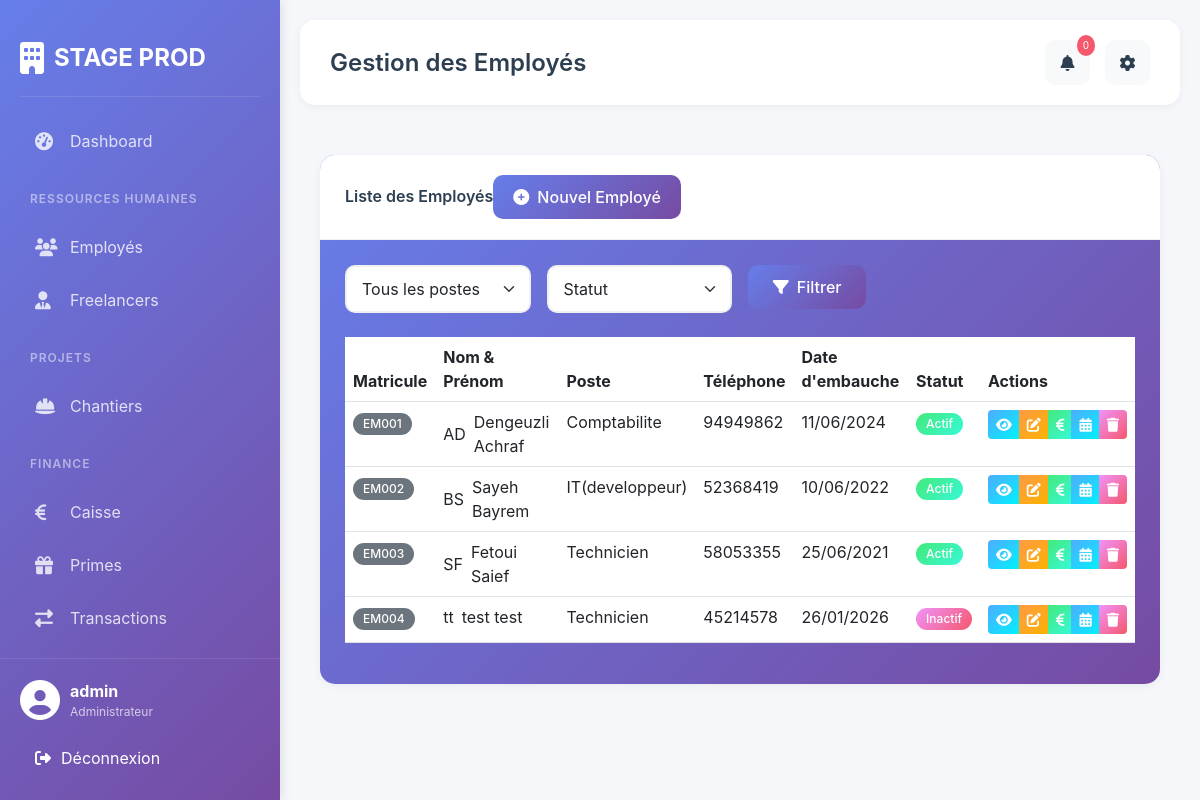
The page /employes/ (signed in) on the database as committed earlier.
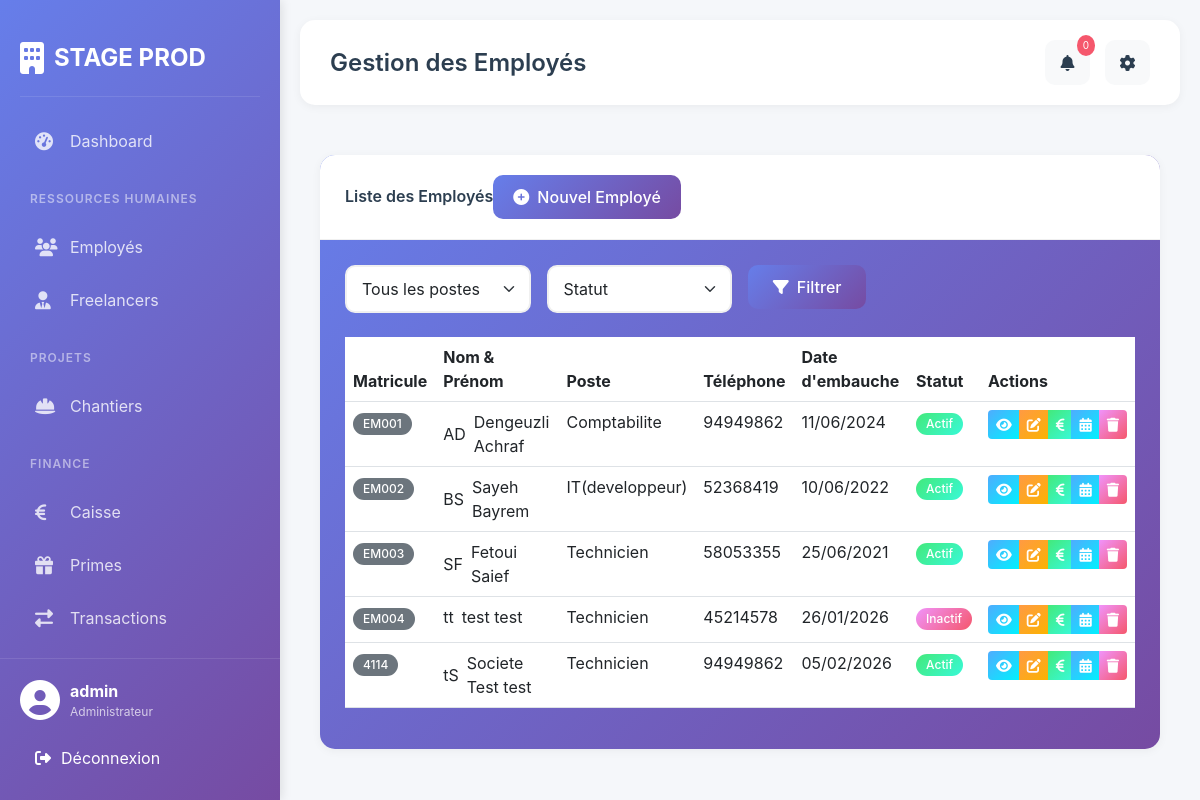
The same page on the database as committed later.
### gestion/models.py (models this page shows, shortened)
class Employe(models.Model):
    TYPE_CONTRAT_CHOICES = [
        ('CDI', 'CDI'),
        ('CDD', 'CDD'),
        ('INTERIM', 'Intérim'),
        ('STAGE', 'Stage'),
    ]
    POSTE_CHOICES = [
        ('TECHNICIEN', 'Technicien'),
        ('AUTRE', 'Autre (à préciser)'),
    ]
    matricule = models.CharField(max_length=20, unique=True)
    nom = models.CharField(max_length=100)
    prenom = models.CharField(max_length=100)
    cin = models.CharField(max_length=20, unique=True)
    adresse = models.TextField()
    telephone = models.CharField(max_length=20)
    date_naissance = models.DateField()
    date_embauche = models.DateField()
    poste_choice = models.CharField(
        max_length=20,
        choices=POSTE_CHOICES,
        default='TECHNICIEN',
        verbose_name="Type de poste"
    )
    poste_autre = models.CharField(
        max_length=100,
        blank=True,
        null=True,
        verbose_name="Autre poste (précisez)"
    )
    type_contrat = models.CharField(max_length=20, choices=TYPE_CONTRAT_CHOICES)
    salaire_base = models.DecimalField(max_digits=10, decimal_places=2)
    actif = models.BooleanField(default=True)
    photo = models.ImageField(upload_to='employes/', blank=True, null=True)

### gestion/views.py (the view)
# urls.py: path('employes/', views.liste_employes, name='liste_employes'),
@login_required
def liste_employes(request):
    employes = Employe.objects.all()
    poste_filter = request.GET.get('poste')
    actif_filter = request.GET.get('actif')
    if poste_filter:
        employes = employes.filter(poste_id=poste_filter)
    if actif_filter:
        employes = employes.filter(actif=(actif_filter == 'true'))
    context = {
        'employes': employes,
        'postes': Poste.objects.all(),
    }
    return render(request, 'employees/liste_employes.html', context)

### templates/employees/liste_employes.html (shortened to what this page needs)
{% extends 'base.html' %}
{% block page_title %}Gestion des Employés{% endblock %}
{% block content %}
<div class="card" style="background: linear-gradient(135deg, #667eea 0%, #764ba2 100%);">
    <div class="card-header">
        <div class="d-flex justify-content-between align-items-center">
            <h5 class="mb-0">Liste des Employés</h5>
            <a href="{% url 'ajouter_employe' %}" class="btn btn-primary">
                <i class="fas fa-plus-circle me-2"></i>Nouvel Employé
            </a>
        </div>
    </div>
    <div class="card-body">
        <div class="filters mb-4">
            <form method="get" class="row g-3">
                <div class="col-md-3">
                    <select name="poste" class="form-select">
                        <option value="">Tous les postes</option>
                    </select>
                </div>
                <div class="col-md-3">
                    <select name="actif" class="form-select">
                        <option value="">Statut</option>
                    </select>
                </div>
                <div class="col-md-2">
                    <button type="submit" class="btn btn-primary w-100">
                        <i class="fas fa-filter me-2"></i>Filtrer
                    </button>
                </div>
            </form>
        </div>
        <div class="table-responsive">
            <table class="table table-hover">
                <thead>
                    <tr>
                        <th>Matricule</th>
                        <th>Nom & Prénom</th>
                        <th>Poste</th>
                        <th>Téléphone</th>
                        <th>Date d'embauche</th>
                        <th>Statut</th>
                        <th>Actions</th>
                    </tr>
                </thead>
                <tbody>
                    {% for employe in employes %}
                    <tr>
                        <td><span class="badge bg-secondary">{{ employe.matricule }}</span></td>
                        <td>
                            <div class="d-flex align-items-center">
                                <div class="avatar-sm me-2">
                                    {% if employe.photo %}
                                    <img src="{{ employe.photo.url }}" class="rounded-circle" width="40" height="40">
                                    {% else %}
                                    <div class="avatar-placeholder-sm">
                                        {{ employe.prenom|first }}{{ employe.nom|first }}
                                    </div>
                                    {% endif %}
                                </div>
                                {{ employe.nom }} {{ employe.prenom }}
                            </div>
                        </td>
                        <td>
    {% if employe.poste_choice == 'AUTRE' %}
        {{ employe.poste_autre }}
    {% else %}
        {{ employe.get_poste_choice_display }}
    {% endif %}
</td>
                        <td>{{ employe.telephone }}</td>
                        <td>{{ employe.date_embauche|date:"d/m/Y" }}</td>
                        <td>
                            {% if employe.actif %}
                            <span class="badge bg-success">Actif</span>
                            {% else %}
                            <span class="badge bg-danger">Inactif</span>
                            {% endif %}
                        </td>
                        <td>
                            <div class="btn-group">
                                <a href="{% url 'detail_employe' employe.pk %}" class="btn btn-sm btn-info" title="Voir">
                                    <i class="fas fa-eye"></i>
                                </a>
                                <a href="{% url 'modifier_employe' employe.pk %}" class="btn btn-sm btn-warning" title="Modifier">
                                    <i class="fas fa-edit"></i>
                                </a>
                                <a href="{% url 'ajouter_avance' employe.pk %}" class="btn btn-sm btn-success" title="Avance">
                                    <i class="fas fa-euro-sign"></i>
                                </a>
                               <a href="{% url 'planning_simple' employe.pk %}" class="btn btn-sm btn-info" title="Planning">
    <i class="fas fa-calendar-alt"></i>
</a>
                                <button type="button" class="btn btn-sm btn-danger" title="Supprimer"
                onclick="confirmDelete('{{ employe.pk }}', '{{ employe.nom }} {{ employe.prenom }}')">
            <i class="fas fa-trash"></i>
        </button>
                            </div>
                        </td>
                    </tr>
                    {% endfor %}
                </tbody>
            </table>
        </div>
    </div>
</div>
{% endblock %}

### templates/base.html (shortened to what this page needs)
<!doctype html>
<html lang="fr">
  <head>
    <link
      href="https://cdn.jsdelivr.net/npm/bootstrap@5.3.0/dist/css/bootstrap.min.css"
      rel="stylesheet"
    />
    <link
      rel="stylesheet"
      href="https://cdnjs.cloudflare.com/ajax/libs/font-awesome/6.4.0/css/all.min.css"
    />
    {% load static %}
    <link rel="stylesheet" href="{% static 'css/style.css' %}" />
  </head>
  <body>
    <div class="sidebar">
      <div class="sidebar-brand">
        <i class="fas fa-building"></i>
        <span>STAGE PROD</span>
      </div>
      <div class="sidebar-menu">
        <div
          class="menu-item {% if request.resolver_match.url_name == 'dashboard' %}active{% endif %}"
        >
          <a href="{% url 'dashboard' %}">
            <i class="fas fa-tachometer-alt"></i>
            <span>Dashboard</span>
          </a>
        </div>
        <div class="menu-divider">Ressources Humaines</div>
        <div class="menu-item">
          <a href="{% url 'liste_employes' %}">
            <i class="fas fa-users"></i>
            <span>Employés</span>
          </a>
        </div>
        <div class="menu-item">
          <a href="{% url 'liste_freelancers' %}">
            <i class="fas fa-user-tie"></i>
            <span>Freelancers</span>
          </a>
        </div>
        <div class="menu-divider">Projets</div>
        <div class="menu-item">
          <a href="{% url 'liste_chantiers' %}">
            <i class="fas fa-hard-hat"></i>
            <span>Chantiers</span>
          </a>
        </div>
        <div class="menu-divider">Finance</div>
        <div class="menu-item">
          <a href="{% url 'finance_dashboard' %}">
            <i class="fas fa-euro-sign"></i>
            <span>Caisse</span>
          </a>
        </div>
        <div class="menu-item">
          <a href="{% url 'liste_primes' %}">
            <i class="fas fa-gift"></i>
            <span>Primes</span>
          </a>
        </div>
        <div class="menu-item">
          <a href="{% url 'liste_transactions' %}">
            <i class="fas fa-exchange-alt"></i>
            <span>Transactions</span>
          </a>
        </div>
      </div>
      <div class="sidebar-footer">
        <div class="user-info">
          <i class="fas fa-user-circle"></i>
          <div>
            <strong>{{ user.username }}</strong>
            <small>Administrateur</small>
          </div>
        </div>
        <form method="post" action="{% url 'logout' %}" style="display: inline">
          <button
            type="submit"
            class="logout-btn"
            style="
              width: 100%;
              border: none;
              background: none;
              padding: 10px 15px;
              color: white;
              text-align: left;
              cursor: pointer;
            "
          >
            <i class="fas fa-sign-out-alt"></i>
            Déconnexion
          </button>
        </form>
      </div>
    </div>
    <div class="main-content">
      <div class="top-header">
        <div class="header-title">
          {% block page_title %}Dashboard{% endblock %}
        </div>
        <div class="header-actions">
          <div class="dropdown">
            <button
              class="btn btn-light position-relative"
              type="button"
              id="notificationDropdown"
              data-bs-toggle="dropdown"
              aria-expanded="false"
            >
              <i class="fas fa-bell"></i>
              <span class="notification-badge" id="notificationCount">0</span>
            </button>
          </div>
          <div class="dropdown">
            <button
              class="btn btn-light"
              type="button"
              id="settingsDropdown"
              data-bs-toggle="dropdown"
              aria-expanded="false"
            >
              <i class="fas fa-cog"></i>
            </button>
          </div>
        </div>
      </div>
      <div class="content">{% block content %}{% endblock %}</div>
    </div>
  </body>
</html>

### static/css/style.css (style rules this page uses)
:root { --primary-color: #667eea; --secondary-color: #764ba2; --success-color: #43e97b; --danger-color: #f5576c; --warning-color: #ff9a44; --info-color: #4facfe; --dark: #2c3e50; --light: #f8f9fa; }
* { margin: 0; padding: 0; box-sizing: border-box; }
body { font-family: 'Inter', sans-serif; background: #f5f7fa; display: flex; min-height: 100vh; }
.sidebar { width: 280px; background: linear-gradient(135deg, #667eea 0%, #764ba2 100%); color: white; position: fixed; height: 100vh; left: 0; top: 0; overflow-y: auto; padding: 20px; box-shadow: 2px 0 10px rgba(0,0,0,0.1); z-index: 1000; }
.sidebar-brand { display: flex; align-items: center; gap: 10px; font-size: 24px; font-weight: 700; padding: 20px 0; border-bottom: 1px solid rgba(255,255,255,0.1); margin-bottom: 20px; }
.sidebar-brand i { font-size: 32px; }
.sidebar-menu { display: flex; flex-direction: column; gap: 5px; }
.menu-divider { font-size: 12px; text-transform: uppercase; letter-spacing: 1px; color: rgba(255,255,255,0.5); padding: 20px 10px 10px; font-weight: 600; }
.menu-item { border-radius: 10px; transition: all 0.3s; }
.menu-item a { display: flex; align-items: center; gap: 15px; padding: 12px 15px; color: rgba(255,255,255,0.8); text-decoration: none; transition: all 0.3s; }
.menu-item a i { width: 20px; font-size: 18px; }
.sidebar-footer { position: absolute; bottom: 0; left: 0; right: 0; padding: 20px; border-top: 1px solid rgba(255,255,255,0.1); }
.user-info { display: flex; align-items: center; gap: 10px; margin-bottom: 15px; }
.user-info i { font-size: 40px; }
.user-info div { display: flex; flex-direction: column; }
.user-info small { color: rgba(255,255,255,0.7); font-size: 12px; }
.logout-btn { display: flex; align-items: center; gap: 10px; padding: 10px 15px; background: rgba(255,255,255,0.1); border-radius: 8px; color: white; text-decoration: none; transition: all 0.3s; }
.main-content { flex: 1; margin-left: 280px; padding: 20px; }
.top-header { display: flex; justify-content: space-between; align-items: center; padding: 20px 30px; background: white; border-radius: 15px; margin-bottom: 30px; box-shadow: 0 2px 10px rgba(0,0,0,0.05); }
.header-title { font-size: 24px; font-weight: 600; color: var(--dark); }
.header-actions { display: flex; gap: 15px; }
.header-actions .btn { width: 45px; height: 45px; border-radius: 10px; display: flex; align-items: center; justify-content: center; background: #f8f9fa; border: none; color: var(--dark); position: relative; }
.notification-badge { position: absolute; top: -5px; right: -5px; background: var(--danger-color); color: white; font-size: 10px; padding: 3px 6px; border-radius: 50%; }
.content { padding: 20px; background: transparent; }
.card { background: white; border-radius: 15px; border: none; box-shadow: 0 2px 10px rgba(0,0,0,0.05); overflow: hidden; }
.card-header { background: white; border-bottom: 1px solid #f0f0f0; padding: 20px 25px; display: flex; justify-content: space-between; align-items: center; }
.card-header h5 { margin: 0; font-size: 16px; font-weight: 600; color: var(--dark); display: flex; align-items: center; }
.card-body { padding: 25px; }
.form-control, .form-select { border: 2px solid #f0f0f0; border-radius: 10px; padding: 10px 15px; transition: all 0.3s; }
.btn-primary { background: linear-gradient(135deg, #667eea 0%, #764ba2 100%); border: none; padding: 10px 20px; border-radius: 10px; font-weight: 500; transition: all 0.3s; }
.btn-success { background: linear-gradient(135deg, #43e97b 0%, #38f9d7 100%); border: none; }
.btn-danger { background: linear-gradient(135deg, #f093fb 0%, #f5576c 100%); border: none; }
.btn-warning { background: linear-gradient(135deg, #ff9a44 0%, #fbb300 100%); border: none; color: white; }
.btn-info { background: linear-gradient(135deg, #4facfe 0%, #00f2fe 100%); border: none; color: white; }
.badge { padding: 5px 10px; border-radius: 20px; font-weight: 500; }
.bg-success { background: linear-gradient(135deg, #43e97b 0%, #38f9d7 100%) !important; }
.bg-danger { background: linear-gradient(135deg, #f093fb 0%, #f5576c 100%) !important; }
.btn-group .btn-danger { transition: all 0.3s; }

Rows that differ between the two databases and show on the page:
added Employe: matricule "4114", prenom|first "t", nom|first "S", nom "Societe Test", prenom "test", poste_choice "Technicien", telephone "94949862", date_embauche "05/02/2026", actif "Actif"
